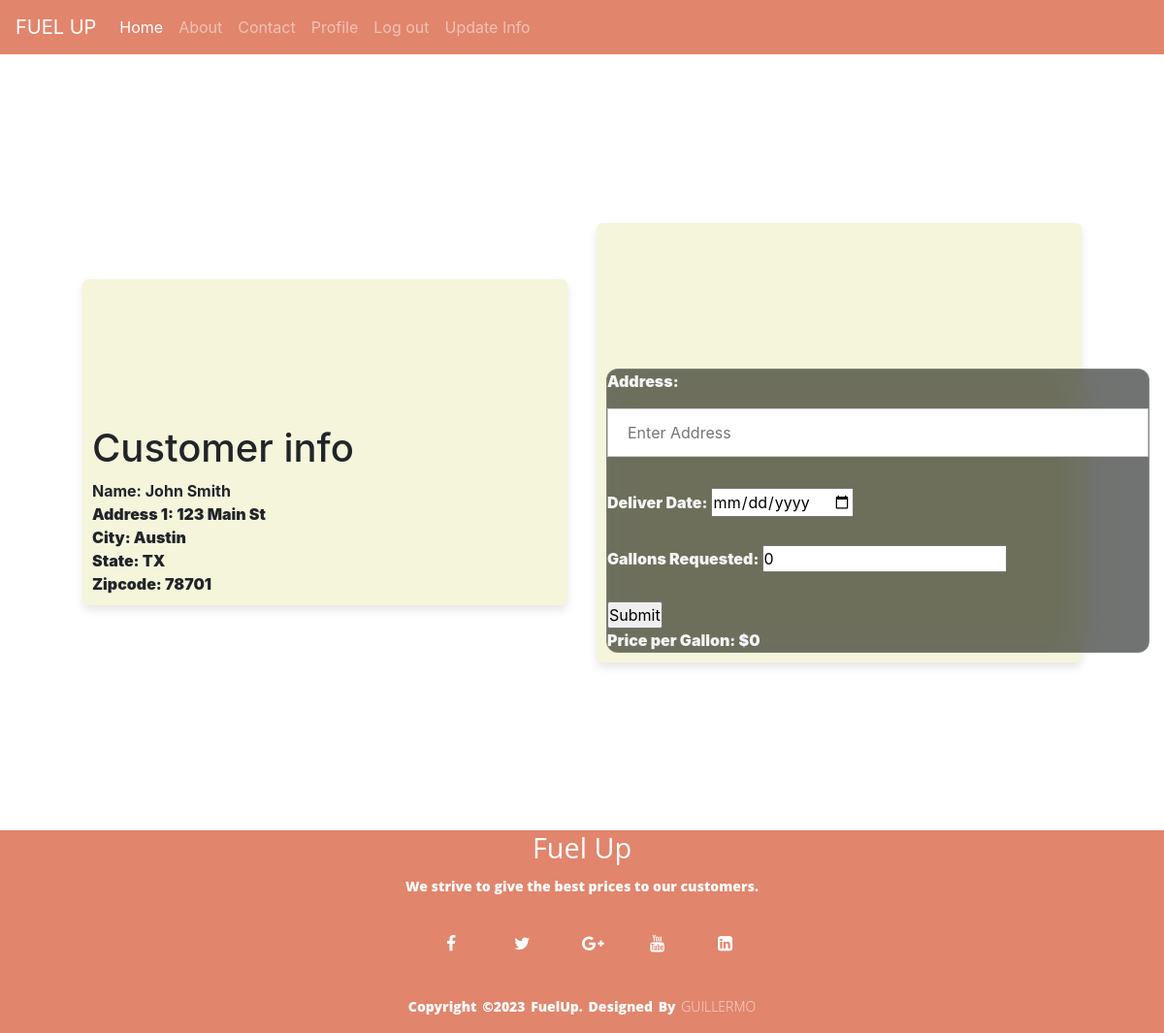
Screenshot of /Fuel_Req_Form.php (signed in) with the database file from the repository.
### tables this page shows
CREATE TABLE `client_info` (
  `client_ID` int(100) NOT NULL,
  `Name` varchar(20) NOT NULL,
  `Address_1` varchar(40) NOT NULL,
  `Address_2` varchar(40) NOT NULL,
  `city` varchar(10) NOT NULL,
  `state` varchar(2) NOT NULL,
  `zipcode` int(5) NOT NULL,
  `cpm` int(100) NOT NULL
);

### Fuel_Req_Form.php (the view, shortened to what this page needs)
<?php
include('includes/header.php');
function fuelCalc($con, $gallons){
  $sql = "SELECT * FROM client_info WHERE client_ID = ?";
  $stmt = $con->prepare($sql);
  $stmt->bind_param("s", $_SESSION["useruid"]);
  $stmt->execute();
  $result = $stmt->get_result();
  $row = $result->fetch_assoc();
  $sql2 = "SELECT * FROM order_history WHERE user_ID = ?";
  $stmt2 = $con->prepare($sql2);
  $stmt2->bind_param("s", $_SESSION["useruid"]);
  $stmt2->execute();
  $result2 = $stmt2->get_result();
  $usercpm = $row["cpm"]/100;
  if($row["state"] == "TX"){
      $userlocation = .2;
  }
  else{
      $userlocation = .4;
  }
  if($result2->num_rows > 0){
      $userhistory = .1;
  }
  else{
      $userhistory = 0;
  }
  if($gallons > 1000){
      $usermargin = (.02 + $usercpm + $userlocation - $userhistory);
  }
  else{
      $usermargin = (.03 + $usercpm + $userlocation - $userhistory);
  }
  $userprice = $usermargin * $gallons;
  return $userprice;
}
?>
<div class="request_form">
  <?php
    require_once './includes/config/dbconnection.php';
    $user_id = $_SESSION["useruid"];
    $sql = "SELECT * FROM client_info WHERE client_ID = ?";
    $stmt = $con->prepare($sql);
    $stmt->bind_param("s", $user_id);
    $stmt->execute();
    $result = $stmt->get_result();
    $row = $result->fetch_assoc();
    $name = $row["Name"];
    $address1 = $row["Address_1"];
    $city = $row["city"];
    $state = $row["state"];
    $zipcode = $row["zipcode"];
  ?>
  <div class="container">
    <h1>Customer info</h1>
    <div>
    <b>Name: <?php echo $name?><b>
    </div>
    <div>
      <b>Address 1: <?php echo $address1?></b>
    </div>
    <div>
      <b>City: <?php echo $city?></b>
    </div>
    <div>
      <b>State: <?php echo $state?></b>
    </div>
    <div>
      <b>Zipcode: <?php echo $zipcode?></b>
    </div>
  </div>
  <div class="container">
    <form action="Fuel_Req_Form.php" method="post">
    <label for="del_Address">Address:</label>
      <input type="text" name="delv_Address" id="delv_Address" placeholder="Enter Address" required>
      <br><br>
      <label for="delv_date">Deliver Date:</label>
      <input type="date" id="delv_date" name="delv_date"  required>
      <br><br>
      <label for="gallons">Gallons Requested:</label>
      <input type="number" id="gallons" name="gallons" min="0" value="0">
      <br><br>
      <input type="submit" value="Submit">
      <?php
        $gallons = $_POST["gallons"];
      ?>
      <div>
        <b>Price per Gallon: $<?php echo fuelCalc($con, $gallons)?></b>
      </div>
    </form>
  </div>
</div>
<?php
include('includes/footer.php');
?>

### css/style.css (style rules this page uses)
* { margin: 0; padding: 0; box-sizing: border-box; }
.request_form { min-height: 100vh; display: flex; align-items: center; justify-content: center; }
.container { position:relative; max-width: 500px; width: 100%; border-radius: 6px; padding: 10px; margin: 0 15px; background-color: beige; box-shadow: 0 5px 10px rgba(0, 0, 0, 0.1); }
body { min-height: 100vh; }
.container { padding-top: 150px; }
form { width: 35rem; margin: auto; color: whitesmoke; backdrop-filter: blur(16px) saturate(180%); -webkit-backdrop-filter: blur(16px) saturate(180%); background-color: rgba(11, 15, 13, 0.582); border-radius: 12px; border: 1px solid rgba(255, 255, 255, 0.125); }
input[type=text], input[type=password] { width: 100%; padding: 12px 20px; margin: 8px 0; display: inline-block; border: 1px solid #ccc; box-sizing: border-box; }

### rows the page displays
client_info: Name "John Smith", Address_1 "123 Main St", city "Austin", state "TX", zipcode "78701", fuelCalc($con, $gallons) "0"
